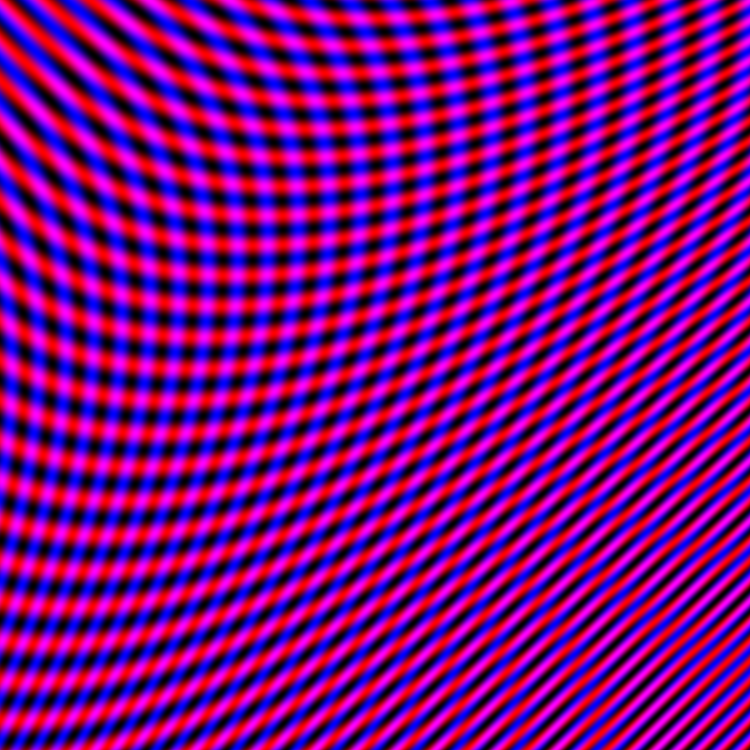
Frame 1 (no input)
Frame 60 (the mouse pressed at the canvas centre just before this capture): identical to frame 1, image omitted
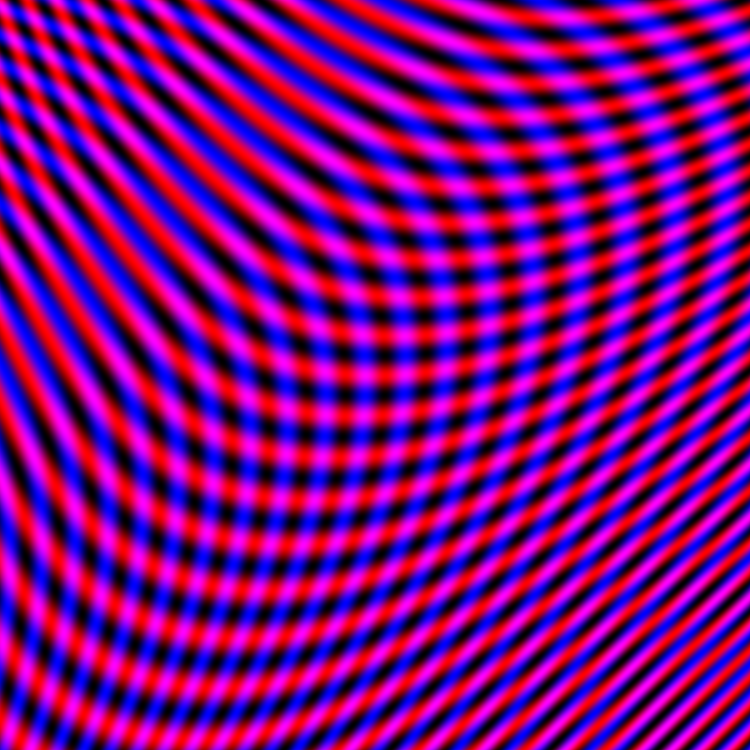
Frame 120 (the mouse held since frame 60 and released just before this capture)

The Processing sketch that drew these frames (run headless with seeded random() and noise(); from frame 60 on, the mouse is pressed at the canvas centre):

// Processing sketch: Chapter03_08
// ── Chapter03_08.pde
PImage img;
float num;

void setup() {
  size(750, 750);
  img = createImage(width, height, ARGB);
  img.loadPixels();
  num = 0.1;
}

void draw() {
  background(0);
  PVector mouse = new PVector(mouseX, mouseY);
  for (int y=0; y<img.height; y++) {
    int rows = y*img.width;
    for (int x=0; x<img.width; x++) {
      PVector dist = distance(mouse, new PVector(x, y));
      float xRange = map(dist.x, -img.width, img.width, -PI*num*y, PI*num*x);
      float yRange = map(dist.y, -img.height, img.height, -PI*num*x, PI*num*y);
      float xCol = map(cos(xRange), -1, 1, 0, 255);
      float yCol = map(sin(yRange), -1, 1, 0, 255);
      color col = color(xCol, 0, yCol);
      img.pixels[rows+x] = col;
    }
  }
  img.updatePixels();
  image(img, 0, 0);
}

PVector distance(PVector p1, PVector p2) {
  return PVector.sub(p1, p2);
}
